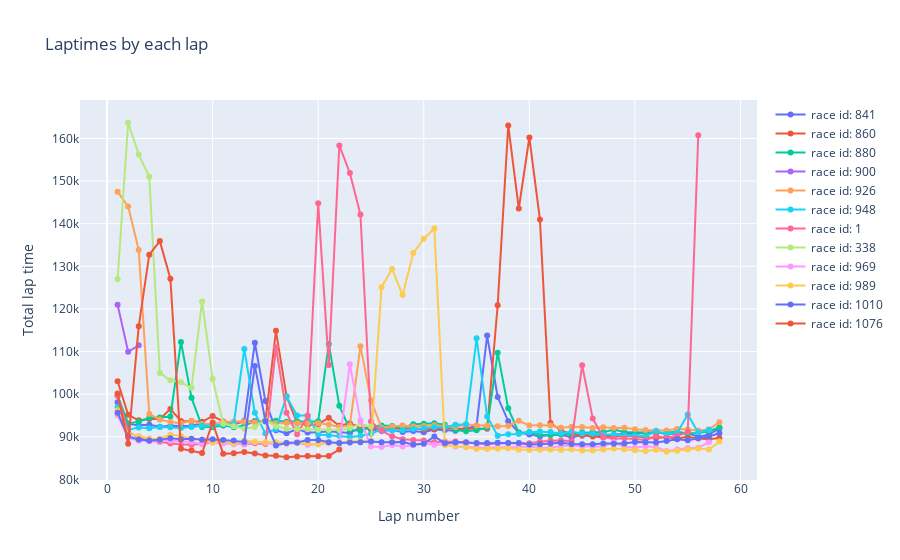

The code cell stored with this chart in its notebook:
### Code cell
fig = go.Figure()

for race_id in list_race_id:

    lap_times_race = lap_times_selected_driver_circuit[
        lap_times_selected_driver_circuit["raceId"] == race_id
    ]

    fig.add_trace(
        go.Scatter(
            x=lap_times_race["lap"],
            y=lap_times_race["milliseconds"],
            mode="lines+markers",
            name=f"race id: {race_id}",
        )
    )

    fig.update_layout(
        title="Laptimes by each lap",
        xaxis_title="Lap number",
        yaxis_title="Total lap time",
    )
fig.show()
